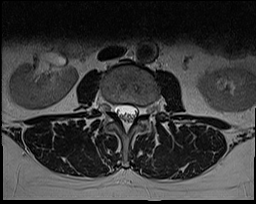
%> input picture Database/DB1/1.png, 256 x 204 px
$ octave --eval "result = NOREQI(imread('../../Database/DB1/1.png'));"   (GNU Octave 9; MATLAB toolbox functions it lacks are replaced by stand-ins)
%> lines starting %> are read from the running program, lines starting %| are printed output that depends on the picture
%No-Reference Image Quality Assessment Using Image Statistics and Robust Feature Descriptors
%%%------------------
% MIT License

% Copyright (c) 2022

% Permission is hereby granted, free of charge, to any person obtaining a copy
% of this software and associated documentation files (the "Software"), to deal
% in the Software without restriction, including without limitation the rights
% to use, copy, modify, merge, publish, distribute, sublicense, and/or sell
% copies of the Software, and to permit persons to whom the Software is
% furnished to do so, subject to the following conditions:

% The above copyright notice and this permission notice shall be included in all
% copies or substantial portions of the Software.

% THE SOFTWARE IS PROVIDED "AS IS", WITHOUT WARRANTY OF ANY KIND, EXPRESS OR
% IMPLIED, INCLUDING BUT NOT LIMITED TO THE WARRANTIES OF MERCHANTABILITY,
% FITNESS FOR A PARTICULAR PURPOSE AND NONINFRINGEMENT. IN NO EVENT SHALL THE
% AUTHORS OR COPYRIGHT HOLDERS BE LIABLE FOR ANY CLAIM, DAMAGES OR OTHER
% LIABILITY, WHETHER IN AN ACTION OF CONTRACT, TORT OR OTHERWISE, ARISING FROM,
% OUT OF OR IN CONNECTION WITH THE SOFTWARE OR THE USE OR OTHER DEALINGS IN THE
% SOFTWARE.


function f= NOREQI(Image )


Scales=2;
f=[];
 Image = rgb2gray(Image);

for oneScale = 1:Scales

    y=[];
    f1=0;
    I1=Image;
    H1 = fspecial('prewitt') ;


    H2=H1';
    I1=imfilter(I1,H1,'replicate');
    I1=imfilter(I1,H2,'replicate');
    I1=imfilter(I1,H1,'replicate');
    I1=imfilter(I1,H2,'replicate');


    points1 = detectSURFFeatures(I1 , 'MetricThreshold' ,.5);
    [f5, vpts2] = extractFeatures((I1), points1, 'SURFSize',64);
    points2 = detectSURFFeatures(Image , 'MetricThreshold' ,.5);
    [f7, vpts4] = extractFeatures((Image), points2, 'SURFSize',64);


    imm=double(Image);

    y=[y, mean2(imm)];
    y=[y, skewness(imm(:))];
    y=[y, ( kurtosis(imm(:) ) -3)];
    y=[y, msc(imm)];
    y=[y,std2(imm)];
    y=[y,entropy(imm)];

    I1=double(I1);
    y=[y, mean2(I1)];
    y=[y, skewness(I1(:))];
    y=[y, (kurtosis(I1(:))  -3)];
    y=[y, msc(I1)];
    y=[y,std2(I1)];
    y=[y,entropy(I1)];

    y=[y, mean2(f5)];
    y=[y, skewness(f5(:))];
    y=[y, (kurtosis(f5(:))   -3)];
    y=[y, msc1k(f5)];
    y=[y,std2(f5)];
    y=[y,entropy(double(f5))];


    y=[y, mean2(f7)];
    y=[y, skewness(f7(:))];
    y=[y, (kurtosis(f7(:))   -3)];
    y=[y, msc1k(f7)];
    y=[y,std2(f7)];
    y=[y,entropy(double(f7))];


    f=[f,y];


    Image=imresize(Image,0.5);


end %scales
%> this loop made 1 pass
%> pass 1, in NOREQI, `I1=imfilter(I1,H1,'replicate');`:
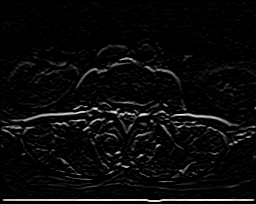
%> I1: size 204x256 uint16; min 0, max 1492, mean 62.2; drawn with min black and max white
%> pass 1, in NOREQI, `I1=imfilter(I1,H2,'replicate');`:
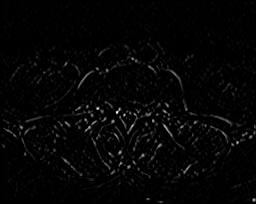
%> I1: size 204x256 uint16; min 0, max 2628, mean 50.8; drawn with min black and max white
%> pass 1, in NOREQI, `I1=imfilter(I1,H1,'replicate');`:
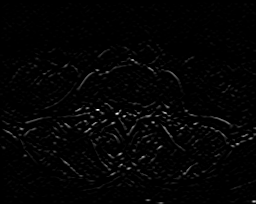
%> I1: size 204x256 uint16; min 0, max 5482, mean 88.1; drawn with min black and max white
%> pass 1, in NOREQI, `I1=imfilter(I1,H2,'replicate');`:
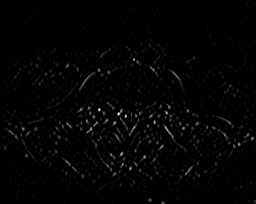
%> I1: size 204x256 uint16; min 0, max 8654, mean 135; drawn with min black and max white


function z = msc(img)
p = hist(img(:),0:255);
p = p/sum(p(:));
p_std = sum((p-mean(p)).^2);
z = p_std/length(p_std);

function z = msc1k(img)
p = hist(img(:),-1:.0078:1);
p = p/sum(p(:));
p_std = sum((p-mean(p)).^2);
z = p_std/length(p_std);
%> (the run ends here)

$ run again, on Database/DB1/10.png
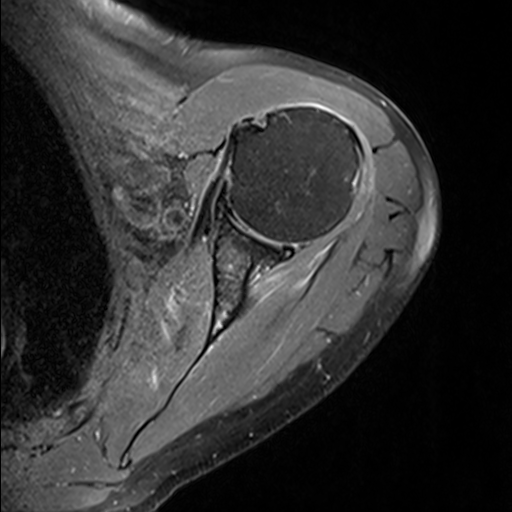
%> input picture Database/DB1/10.png, 512 x 512 px
%> the loop in NOREQI, `for oneScale = 1:Scales` made 1 pass
%> pass 1, in NOREQI, `I1=imfilter(I1,H1,'replicate');`:
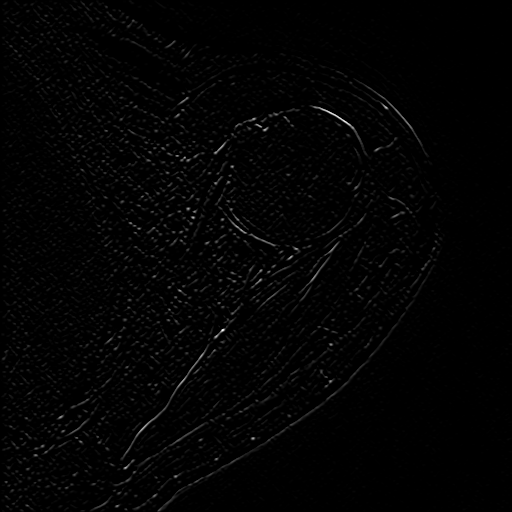
%> I1: size 512x512 uint16; min 0, max 2095, mean 28.3; drawn with min black and max white
%> pass 1, in NOREQI, `I1=imfilter(I1,H2,'replicate');`:
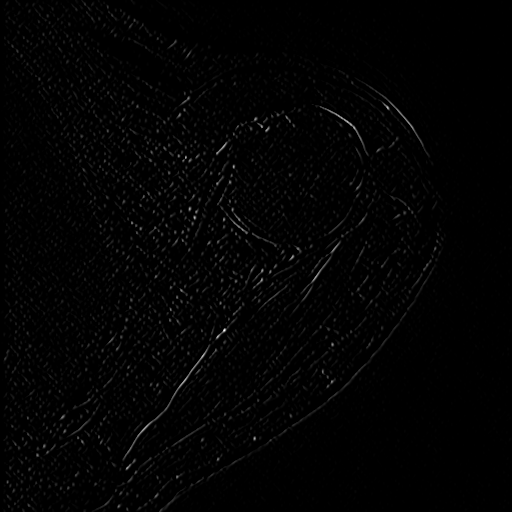
%> I1: size 512x512 uint16; min 0, max 3753, mean 46.4; drawn with min black and max white
